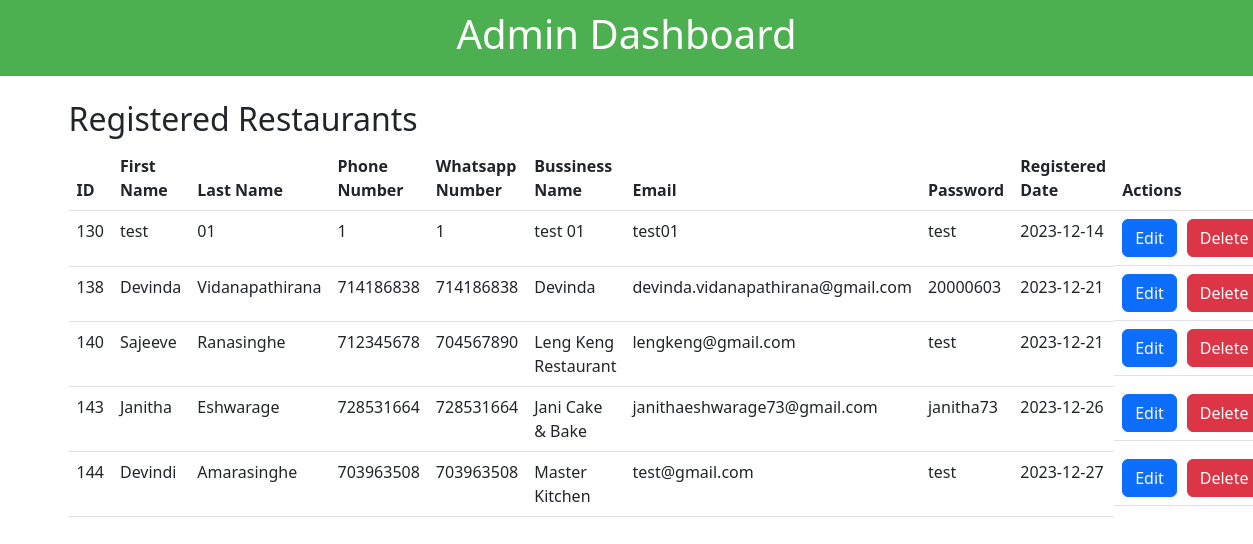
Screenshot of /admin_dashboard.php (signed in) with the database file from the repository.
### tables this page shows
CREATE TABLE `registered_restaurants` (
  `restaurant_id` int(5) NOT NULL,
  `firstName` varchar(64) NOT NULL,
  `lastName` varchar(64) NOT NULL,
  `phoneNumber` int(10) NOT NULL,
  `whatsappNumber` int(10) NOT NULL,
  `businessName` varchar(24) NOT NULL,
  `email` varchar(64) NOT NULL,
  `password` varchar(20) NOT NULL,
  `reg_date` date NOT NULL DEFAULT current_timestamp(),
  `logo` varchar(255) DEFAULT NULL
);

### admin_dashboard.php (the view, shortened to what this page needs)
<?php
include 'includes/con_db.php';
$stmt = $conn->prepare("SELECT * FROM registered_restaurants");
$stmt->execute();
$result = $stmt->get_result();
?>
<!DOCTYPE html>
<html lang="en">
<head>
    <link href="https://cdn.jsdelivr.net/npm/bootstrap@5.3.0/dist/css/bootstrap.min.css" rel="stylesheet">
</head>
<body>
    <div class="dashboard-header">
        <h1>Admin Dashboard</h1>
    </div>
    <div class="container mt-4">
        <h2>Registered Restaurants</h2>
        <table class="table">
            <thead>
                <tr>
                    <th>ID</th>
                    <th>First Name</th>
                    <th>Last Name</th>
                    <th>Phone Number</th>
                    <th>Whatsapp Number</th>
                    <th>Bussiness Name</th>
                    <th>Email</th>
                    <th>Password</th>
                    <th>Registered Date</th>
                    <th>Actions</th>
                </tr>
            </thead>
            <tbody>
                <?php while ($row = $result->fetch_assoc()): ?>
                <tr>
                    <td><?php echo $row['restaurant_id']; ?></td>
                    <td><?php echo $row['firstName']; ?></td>
                    <td><?php echo $row['lastName']; ?></td>
                    <td><?php echo $row['phoneNumber']; ?></td>
                    <td><?php echo $row['whatsappNumber']; ?></td>
                    <td><?php echo $row['businessName']; ?></td>
                    <td><?php echo $row['email']; ?></td>
                    <td><?php echo $row['password']; ?></td>
                    <td><?php echo $row['reg_date']; ?></td>
                    <td class="action-buttons">
                        <a href="includes/edit_restaurant.php?id=<?php echo $row['restaurant_id']; ?>" class="btn btn-primary">Edit</a>
                        <a href="includes/delete_restaurant.php?id=<?php echo $row['restaurant_id']; ?>" class="btn btn-danger">Delete</a>
                    </td>
                </tr>
                <?php endwhile; ?>
            </tbody>
        </table>
    </div>
</body>
</html>

### admin_dashboard.php (style rules this page uses)
.dashboard-header { background-color: #4CAF50; color: white; text-align: center; padding: 10px 0; }
.action-buttons { display: flex; gap: 10px; }

### rows the page displays
registered_restaurants: restaurant_id "130", firstName "test", lastName "01", phoneNumber "1", whatsappNumber "1", businessName "test 01", email "test01", password "test", reg_date "2023-12-14"
registered_restaurants: restaurant_id "138", firstName "Devinda", lastName "Vidanapathirana", phoneNumber "714186838", whatsappNumber "714186838", businessName "Devinda", email "devinda.vidanapathirana@gmail.com", password "20000603", reg_date "2023-12-21"
registered_restaurants: restaurant_id "140", firstName "Sajeeve", lastName "Ranasinghe", phoneNumber "712345678", whatsappNumber "704567890", businessName "Leng Keng Restaurant", email "lengkeng@gmail.com", password "test", reg_date "2023-12-21"
registered_restaurants: restaurant_id "143", firstName "Janitha", lastName "Eshwarage", phoneNumber "728531664", whatsappNumber "728531664", businessName "Jani Cake & Bake", email "janithaeshwarage73@gmail.com", password "janitha73", reg_date "2023-12-26"
registered_restaurants: restaurant_id "144", firstName "Devindi", lastName "Amarasinghe", phoneNumber "703963508", whatsappNumber "703963508", businessName "Master Kitchen", email "test@gmail.com", password "test", reg_date "2023-12-27"
